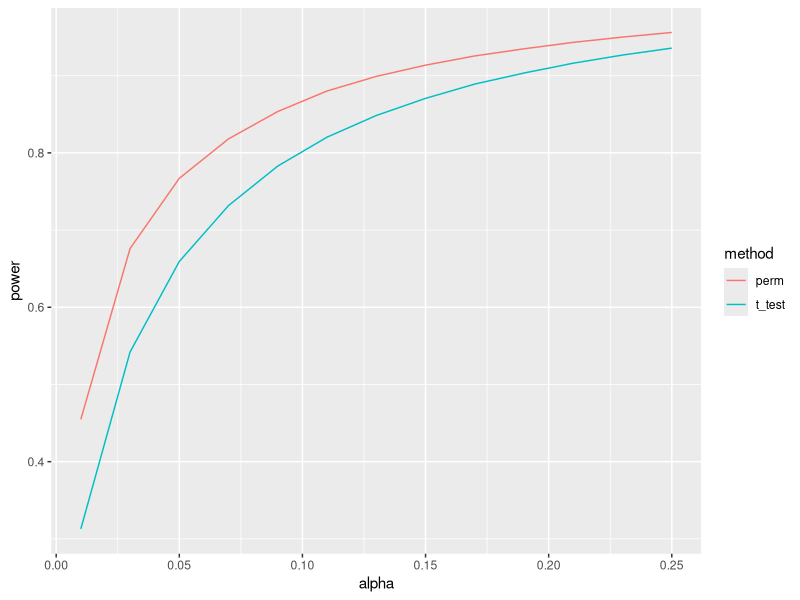

R code for this plot:
### Trials for comparing statistical power between t-test and test through balanced permutation
### This simulation assumes that both groups follow normal distribution with sd = 1

# Number of replications
rep <- 50000
# Number of samples drawn to get empirical distribution
m <- 10000
# Nominal significance level
alpha <- seq(0.01, 0.25, by = 0.02)
# Number of samples in each group
n <- 4
# Normal mean for each group
mu1 <- 0
mu2 <- 2
# Standard deviation for the normal distribution for each group
sigma <- 1

# Simulate control group and treatment group and repeat 'rep' times
control <- replicate(rep, rnorm(n, mu1, sigma))
treat <- replicate(rep, rnorm(n, mu2, sigma))
dat <- rbind(control, treat)

# Construct all the permutations (half when each group has equal number of samples based on symmetry)
# Randomly pick one from all the balanced permutations
perms <- combn(2*n, n)
perms <- perms[, seq_len(ncol(perms)/2)]
idx <- which(apply(perms, 2, FUN = function(x) sum(x %in% (1:n)) == floor(n/2)))
perm <- perms[, sample(idx, 1)]

##########################################################
###############     Two-sample t-test     ################    
##########################################################

stat_t_test <- unlist(lapply(1:rep, FUN = function(x, control, treat) 
  t.test(control[, x], treat[, x], var.equal = T)$statistic, control = control, treat = treat))
p_val_t_test <- unlist(lapply(1:rep, FUN = function(x, control, treat) 
  t.test(control[, x], treat[, x], var.equal = T)$p.value, control = control, treat = treat))
power_t_test <- unlist(lapply(alpha, FUN = function(x, p_val) sum(p_val <= x)/rep, p_val = p_val_t_test))

##########################################################
#######    Heuristic balanced permutation test    ########    
##########################################################
mu2_heuristic <- 1
J <- rpois(m, n/4*(mu2_heuristic - mu1)^2)
t_sam <- rt(m, df = 2*n - 2 + 2*J)
# Draw samples from the supposed distribution for the balanced permuted statistic given heuristic alt mean
emp_alt <- sqrt((2*n - 2)/(2*n - 2 + 2*J))*t_sam
alt_ecdf <- ecdf(abs(emp_alt))

# # Control and treatment group after a balanced permutation
# control_perm <- dat[perm, ]
# treat_perm <- dat[-perm, ]
# 
# stat_perm <- unlist(lapply(1:rep, FUN = function(x, control, treat) 
#   t.test(control[, x], treat[, x])$stat, control = control_perm, treat = treat_perm))

p_val_perm <- 1 - alt_ecdf(abs(stat_t_test))
power_perm <-  unlist(lapply(alpha, FUN = function(x, p_val) sum(p_val <= x)/rep, p_val = p_val_perm))

##########################################################
#######      Compare the power of two methods     ########    
##########################################################
library(ggplot2)
plot_data <- data.frame(matrix(0, ncol = 3, nrow = 2*length(alpha)))
plot_data[, 1] <- rep(alpha, 2)
plot_data[, 2] <- c(power_t_test, power_perm)
plot_data[, 3] <- c(rep("t_test", length(alpha)), rep("perm", length(alpha)))

colnames(plot_data) <- c("alpha", "power", "method")

ggplot(data = plot_data, aes(x = alpha, y = power, color = method)) + geom_line()

